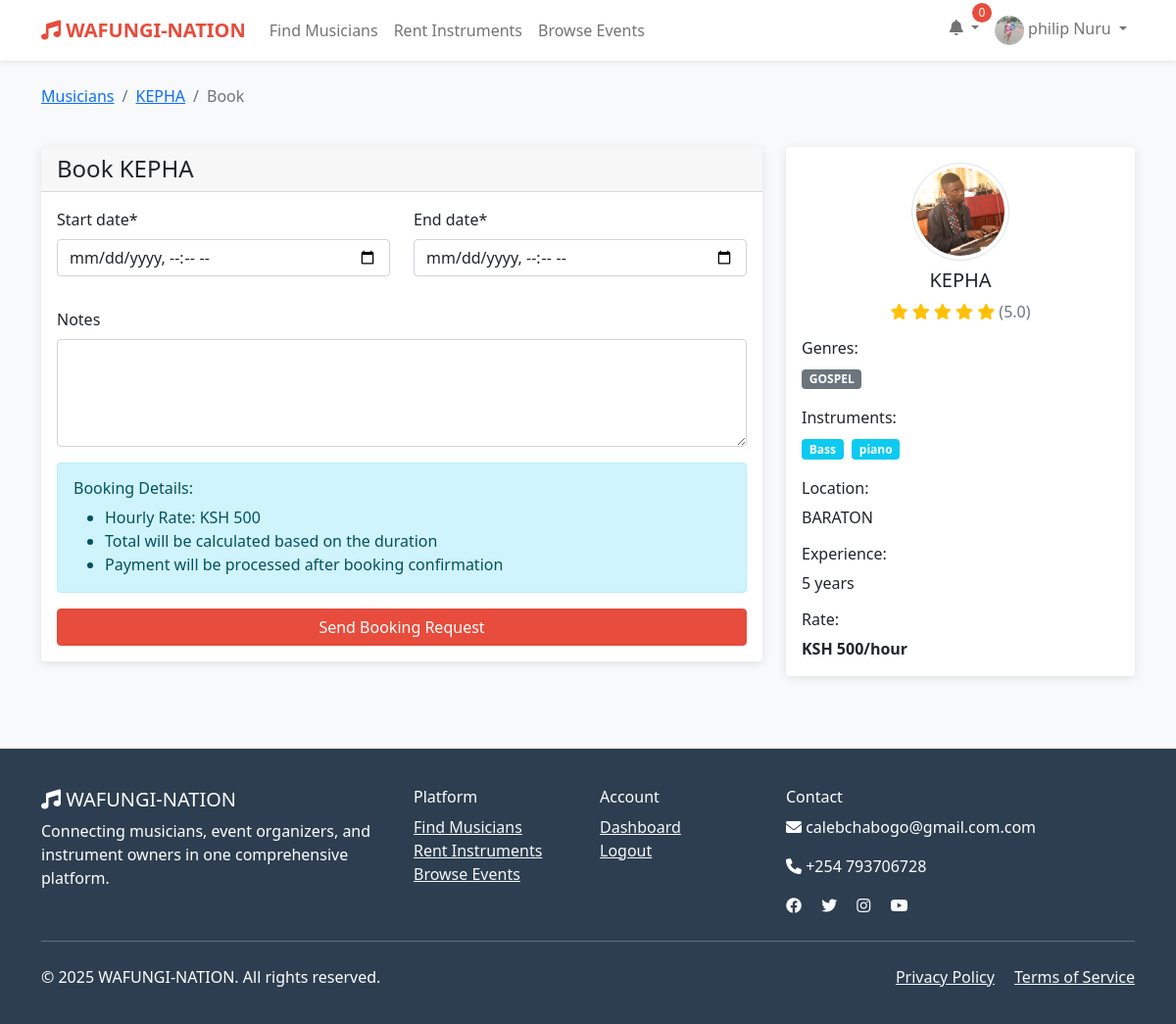
Page /musicians/2/book/ (signed in) on the committed database.
### wafungi/models.py (models this page shows, shortened)
class User(AbstractUser):
    USER_TYPES = (
        ('musician', 'Musician'),
        ('organizer', 'Event Organizer'),
        ('instrument_owner', 'Instrument Owner'),
        ('client', 'Client'),
    )
    user_type = models.CharField(max_length=20, choices=USER_TYPES)
    phone = models.CharField(max_length=15, blank=True)
    location = models.CharField(max_length=100, blank=True)
    profile_picture = models.ImageField(upload_to='profiles/', blank=True, null=True)
    bio = models.TextField(blank=True)
    is_verified = models.BooleanField(default=False)
    created_at = models.DateTimeField(auto_now_add=True)
    updated_at = models.DateTimeField(auto_now=True)

class MusicianProfile(models.Model):
    user = models.OneToOneField(User, on_delete=models.CASCADE)
    stage_name = models.CharField(max_length=100, blank=True)
    genres = models.ManyToManyField(Genre)
    instruments = models.ManyToManyField(Instrument)
    experience_years = models.PositiveIntegerField(default=0)
    hourly_rate = models.DecimalField(max_digits=10, decimal_places=2, default=0)
    availability_status = models.BooleanField(default=True)
    portfolio_url = models.URLField(blank=True)
    sample_audio = models.FileField(upload_to='audio_samples/', blank=True, null=True)
    rating = models.DecimalField(max_digits=3, decimal_places=2, default=0.0)
    total_gigs = models.PositiveIntegerField(default=0)

class Genre(models.Model):
    name = models.CharField(max_length=50, unique=True)
    description = models.TextField(blank=True)

class Instrument(models.Model):
    name = models.CharField(max_length=50, unique=True)
    category = models.CharField(max_length=50)

### wafungi/views.py (the view)
# urls.py: path('musicians/<int:musician_id>/book/', views.book_musician, name='book_musician'),
@login_required
def book_musician(request, musician_id):
    musician_profile = get_object_or_404(MusicianProfile, id=musician_id)
    musician = musician_profile.user
    if request.user == musician:
        messages.error(request, "You cannot book yourself.")
        return redirect('musician_detail', musician_id)
    if request.method == 'POST':
        form = BookingForm(request.POST)
        if form.is_valid():
            booking = form.save(commit=False)
            booking.client = request.user
            booking.musician = musician
            duration_hours = (booking.end_date - booking.start_date).total_seconds() / 3600
            base_amount = Decimal(str(duration_hours)) * musician_profile.hourly_rate
            service_fee = base_amount * Decimal('0.05')  # 5% service fee
            booking.total_amount = base_amount + service_fee
            booking.save()
            send_booking_confirmation_email(booking)
            messages.success(request, 'Booking request sent successfully!')
            return redirect('booking_detail', booking.id)
    else:
        form = BookingForm()
    context = {
        'form': form,
        'musician': musician_profile,
    }
    return render(request, 'wafungi/book_musician.html', context)

### wafungi/forms.py (shortened to what this page needs)
class BookingForm(forms.ModelForm):
    class Meta:
        model = Booking
        fields = ['start_date', 'end_date', 'notes']
        widgets = {
            'start_date': forms.DateTimeInput(attrs={'type': 'datetime-local'}),
            'end_date': forms.DateTimeInput(attrs={'type': 'datetime-local'}),
            'notes': forms.Textarea(attrs={'rows': 4}),
        }

### wafungi/templatetags/wafungi_filters.py (called while the page is built)
@register.filter
def ksh_currency(value):
    try:
        return f"KSH {float(value):,.0f}"
    except (ValueError, TypeError):
        return "KSH 0"

### templates/wafungi/book_musician.html (shortened to what this page needs)
{% extends 'base.html' %}
{% load wafungi_filters %}
{% load crispy_forms_tags %}
{% block content %}
<div class="container py-4">
    <div class="row">
        <div class="col-12 mb-4">
            <nav aria-label="breadcrumb">
                <ol class="breadcrumb">
                    <li class="breadcrumb-item"><a href="{% url 'search_musicians' %}">Musicians</a></li>
                    <li class="breadcrumb-item"><a href="{% url 'musician_detail' musician.id %}">{{ musician.stage_name|default:musician.user.get_full_name }}</a></li>
                    <li class="breadcrumb-item active" aria-current="page">Book</li>
                </ol>
            </nav>
        </div>
    </div>
    <div class="row">
        <div class="col-md-8">
            <div class="card">
                <div class="card-header">
                    <h4 class="mb-0">Book {{ musician.stage_name|default:musician.user.get_full_name }}</h4>
                </div>
                <div class="card-body">
                    <form method="post">
                        <div class="row mb-3">
                            <div class="col-md-6">
                                {{ form.start_date|as_crispy_field }}
                            </div>
                            <div class="col-md-6">
                                {{ form.end_date|as_crispy_field }}
                            </div>
                        </div>
                        <div class="mb-3">
                            {{ form.notes|as_crispy_field }}
                        </div>
                        <div class="alert alert-info">
                            <h6>Booking Details:</h6>
                            <ul class="mb-0">
                                <li>Hourly Rate: {{ musician.hourly_rate|ksh_currency }}</li>
                                <li>Total will be calculated based on the duration</li>
                                <li>Payment will be processed after booking confirmation</li>
                            </ul>
                        </div>
                        <div class="d-grid gap-2">
                            <button type="submit" class="btn btn-primary">Send Booking Request</button>
                        </div>
                    </form>
                </div>
            </div>
        </div>
        <div class="col-md-4">
            <div class="card">
                <div class="card-body">
                    <div class="text-center mb-3">
                        {% if musician.user.profile_picture %}
                            <img src="{{ musician.user.profile_picture.url }}" class="rounded-circle img-thumbnail" style="width: 100px; height: 100px; object-fit: cover;" alt="{{ musician.stage_name }}">
                        {% else %}
                            <div class="rounded-circle bg-light d-flex align-items-center justify-content-center mx-auto" style="width: 100px; height: 100px;">
                                <i class="fas fa-user-circle fa-4x text-muted"></i>
                            </div>
                        {% endif %}
                        <h5 class="mt-2">{{ musician.stage_name|default:musician.user.get_full_name }}</h5>
                        <div class="rating">
                            {% for i in "12345" %}
                                {% if forloop.counter <= musician.rating %}
                                    <i class="fas fa-star"></i>
                                {% else %}
                                    <i class="far fa-star"></i>
                                {% endif %}
                            {% endfor %}
                            <span class="text-muted">({{ musician.rating|floatformat:1 }})</span>
                        </div>
                    </div>
                    <div class="mb-3">
                        <h6>Genres:</h6>
                        <div>
                            {% for genre in musician.genres.all %}
                                <span class="badge bg-secondary me-1 mb-1">{{ genre.name }}</span>
                            {% endfor %}
                        </div>
                    </div>
                    <div class="mb-3">
                        <h6>Instruments:</h6>
                        <div>
                            {% for instrument in musician.instruments.all %}
                                <span class="badge bg-info me-1 mb-1">{{ instrument.name }}</span>
                            {% endfor %}
                        </div>
                    </div>
                    <div class="mb-3">
                        <h6>Location:</h6>
                        <p class="mb-0">{{ musician.user.location|default:"Not specified" }}</p>
                    </div>
                    <div class="mb-3">
                        <h6>Experience:</h6>
                        <p class="mb-0">{{ musician.experience_years }} years</p>
                    </div>
                    <div class="mb-0">
                        <h6>Rate:</h6>
                        <p class="mb-0 fw-bold">{{ musician.hourly_rate|ksh_currency }}/hour</p>
                    </div>
                </div>
            </div>
        </div>
    </div>
</div>
{% endblock %}

### templates/base.html (shortened to what this page needs)
<!DOCTYPE html>
<html lang="en">
<head>
    <link href="https://cdn.jsdelivr.net/npm/bootstrap@5.1.3/dist/css/bootstrap.min.css" rel="stylesheet">
    <link rel="stylesheet" href="https://cdnjs.cloudflare.com/ajax/libs/font-awesome/6.0.0/css/all.min.css">
</head>
<body>
    <nav class="navbar navbar-expand-lg navbar-light bg-white shadow-sm">
        <div class="container">
            <a class="navbar-brand" href="{% url 'home' %}">
                <i class="fas fa-music"></i> WAFUNGI-NATION
            </a>
            <div class="collapse navbar-collapse" id="navbarNav">
                <ul class="navbar-nav me-auto">
                    <li class="nav-item">
                        <a class="nav-link" href="{% url 'search_musicians' %}">Find Musicians</a>
                    </li>
                    <li class="nav-item">
                        <a class="nav-link" href="{% url 'search_instruments' %}">Rent Instruments</a>
                    </li>
                    <li class="nav-item">
                        <a class="nav-link" href="{% url 'browse_events' %}">Browse Events</a>
                    </li>
                </ul>
                <ul class="navbar-nav">
                    {% if user.is_authenticated %}
                        <li class="nav-item dropdown">
                            <a class="nav-link dropdown-toggle" href="#" id="notificationDropdown" role="button" data-bs-toggle="dropdown">
                                <i class="fas fa-bell"></i>
                                <span class="notification-badge" id="notificationCount">0</span>
                            </a>
                        </li>
                        <li class="nav-item dropdown">
                            <a class="nav-link dropdown-toggle" href="#" id="navbarDropdown" role="button" data-bs-toggle="dropdown">
                                {% if user.profile_picture %}
                                    <img src="{{ user.profile_picture.url }}" alt="Profile" class="rounded-circle" width="30" height="30">
                                {% else %}
                                    <i class="fas fa-user-circle"></i>
                                {% endif %}
                                {{ user.get_full_name|default:user.username }}
                            </a>
                        </li>
                    {% endif %}
                </ul>
            </div>
        </div>
    </nav>
    <main>
        {% block content %}{% endblock %}
    </main>
    <footer>
        <div class="container">
            <div class="row">
                <div class="col-md-4">
                    <h5><i class="fas fa-music"></i> WAFUNGI-NATION</h5>
                    <p>Connecting musicians, event organizers, and instrument owners in one comprehensive platform.</p>
                </div>
                <div class="col-md-2">
                    <h6>Platform</h6>
                    <ul class="list-unstyled">
                        <li><a href="{% url 'search_musicians' %}" class="text-light">Find Musicians</a></li>
                        <li><a href="{% url 'search_instruments' %}" class="text-light">Rent Instruments</a></li>
                        <li><a href="{% url 'browse_events' %}" class="text-light">Browse Events</a></li>
                    </ul>
                </div>
                <div class="col-md-2">
                    <h6>Account</h6>
                    <ul class="list-unstyled">
                        {% if user.is_authenticated %}
                            <li><a href="{% url 'dashboard' %}" class="text-light">Dashboard</a></li>
                            <li><a href="{% url 'logout' %}" class="text-light">Logout</a></li>
                        {% else %}
                            <li><a href="{% url 'login' %}" class="text-light">Login</a></li>
                            <li><a href="{% url 'register' %}" class="text-light">Register</a></li>
                        {% endif %}
                    </ul>
                </div>
                <div class="col-md-4">
                    <h6>Contact</h6>
                    <p><i class="fas fa-envelope"></i> calebchabogo@gmail.com.com</p>
                    <p><i class="fas fa-phone"></i> +254 793706728</p>
                    <div class="social-links">
                        <a href="#" class="text-light me-3"><i class="fab fa-facebook"></i></a>
                        <a href="#" class="text-light me-3"><i class="fab fa-twitter"></i></a>
                        <a href="#" class="text-light me-3"><i class="fab fa-instagram"></i></a>
                        <a href="#" class="text-light"><i class="fab fa-youtube"></i></a>
                    </div>
                </div>
            </div>
            <hr class="my-4">
            <div class="row">
                <div class="col-md-6">
                    <p>&copy; 2025 WAFUNGI-NATION. All rights reserved.</p>
                </div>
                <div class="col-md-6 text-end">
                    <a href="#" class="text-light me-3">Privacy Policy</a>
                    <a href="#" class="text-light">Terms of Service</a>
                </div>
            </div>
        </div>
    </footer>
</body>
</html>

### templates/base.html (style rules this page uses)
:root { --primary-color: #e74c3c; --secondary-color: #3498db; --accent-color: #f39c12; --dark-color: #2c3e50; --light-color: #ecf0f1; }
body { font-family: 'Segoe UI', Tahoma, Geneva, Verdana, sans-serif; background-color: #f8f9fa; }
.navbar-brand { font-weight: bold; color: var(--primary-color) !important; }
.btn-primary { background-color: var(--primary-color); border-color: var(--primary-color); }
.card { border: none; box-shadow: 0 2px 10px rgba(0,0,0,0.1); transition: transform 0.2s; }
.notification-badge { position: absolute; top: -5px; right: -5px; background: var(--primary-color); color: white; border-radius: 50%; width: 20px; height: 20px; font-size: 12px; display: flex; align-items: center; justify-content: center; }
.rating { color: #ffc107; }
footer { background-color: var(--dark-color); color: white; padding: 40px 0 20px; margin-top: 50px; }

### rows in the picture
User: profile_picture (picture), get_full_name "philip Nuru"
MusicianProfile: stage_name "KEPHA", hourly_rate|ksh_currency "KSH 500", user.profile_picture (picture), rating "5.0", user.location "BARATON", experience_years "5"
Genre: name "GOSPEL"
Instrument: name "Bass"
Instrument: name "piano"
